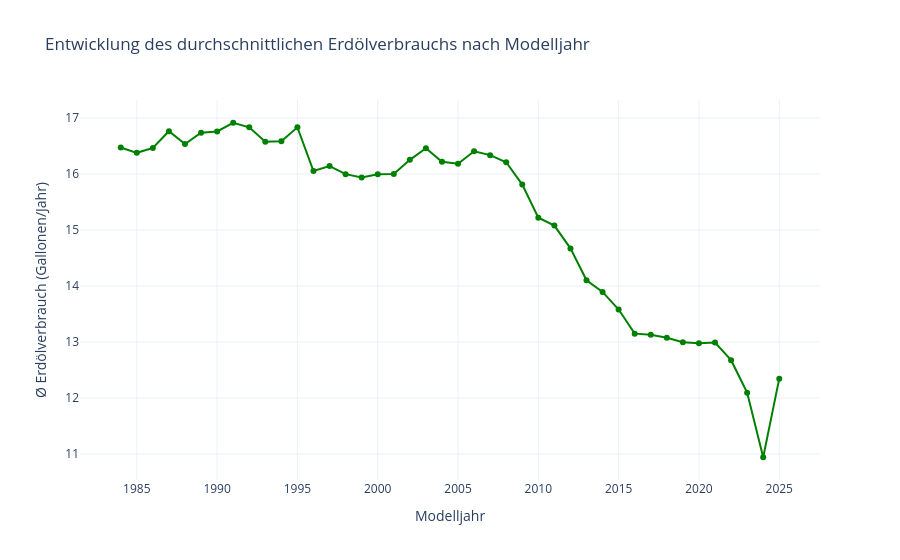

This figure's notebook cell:
### Code cell
# 4. Frage:



# Relevante Spalten & NaNs entfernen
yearly_consumption = vehicles[[
    "Year", "Annual Petroleum Consumption For Fuel Type1"
]].dropna()

# Gruppieren nach Jahr & Mittelwert berechnen
avg_by_year = (
    yearly_consumption
    .groupby("Year")["Annual Petroleum Consumption For Fuel Type1"]
    .mean()
    .reset_index()
    .rename(columns={"Annual Petroleum Consumption For Fuel Type1": "Ø Erdölverbrauch (Gallonen/Jahr)"})
)

# Sortieren nach Jahr (optional, falls nicht chronologisch)
avg_by_year = avg_by_year.sort_values("Year")

# Plot: Liniendiagramm
fig = px.line(
    avg_by_year,
    x="Year",
    y="Ø Erdölverbrauch (Gallonen/Jahr)",
    title="Entwicklung des durchschnittlichen Erdölverbrauchs nach Modelljahr",
    markers=True,
    labels={"Year": "Modelljahr"},
    template="plotly_white"
)

fig.update_traces(line_color="green")
fig.show()

### Figure 1 — Plotly figure (JSON) as saved in the notebook; plotly's stock layout.template omitted (floating-point values rounded to 4 significant figures)
{"data": [{"hovertemplate": "Modelljahr=%{x}<br>Ø Erdölverbrauch (Gallonen/Jahr)=%{y}<extra></extra>", "legendgroup": "", "line": {"color": "green", "dash": "solid"}, "marker": {"symbol": "circle"}, "mode": "lines+markers", "name": "", "orientation": "v", "showlegend": false, "type": "scatter", "x": [1984, 1985, 1986, 1987, 1988, 1989, 1990, 1991, 1992, 1993, 1994, 1995, 1996, 1997, 1998, 1999, 2000, 2001, 2002, 2003, 2004, 2005, 2006, 2007, 2008, 2009, 2010, 2011, 2012, 2013, 2014, 2015, 2016, 2017, 2018, 2019, 2020, 2021, 2022, 2023, 2024, 2025], "xaxis": "x", "y": [16.47, 16.38, 16.46, 16.76, 16.53, 16.74, 16.76, 16.91, 16.83, 16.57, 16.58, 16.83, 16.05, 16.14, 15.99, 15.94, 15.99, 16.0, 16.25, 16.46, 16.22, 16.18, 16.4, 16.33, 16.21, 15.81, 15.22, 15.08, 14.67, 14.1, 13.89, 13.58, 13.15, 13.13, 13.08, 12.99, 12.98, 12.99, 12.67, 12.09, 10.94, 12.34], "yaxis": "y"}], "layout": {"legend": {"tracegroupgap": 0}, "title": {"text": "Entwicklung des durchschnittlichen Erdölverbrauchs nach Modelljahr"}, "xaxis": {"anchor": "y", "domain": [0, 1], "title": {"text": "Modelljahr"}}, "yaxis": {"anchor": "x", "domain": [0, 1], "title": {"text": "Ø Erdölverbrauch (Gallonen/Jahr)"}}}}
